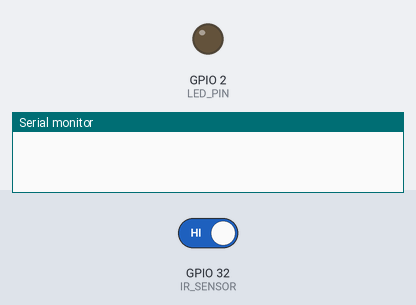
Bench run of a sketch on a simulated ESP32. On the bench: output pins drawn as LEDs (lit = HIGH), the last lines printed to the serial monitor. Inputs (shaded band) come from the test bench; at power-on: GPIO 32 (IR_SENSOR) HIGH.

Above: at 1.2 s.
1.3 s: GPIO 32 (IR_SENSOR) driven LOW
At 2.3 s:
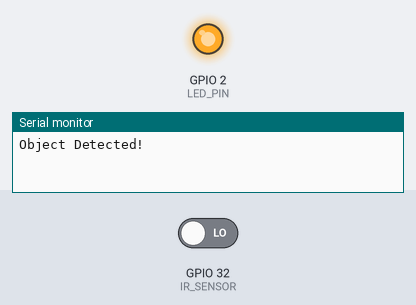
2.8 s: GPIO 32 (IR_SENSOR) driven HIGH
At 3.5 s:
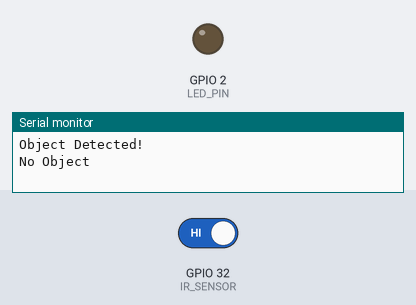
Timing chart, 0 to 5.8 s (numbered marks = the images above; inputs shaded):
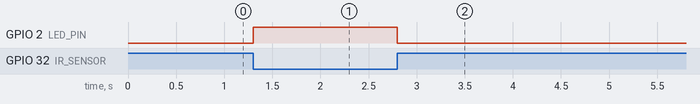

The sketch:

IR_sensor.ino
```cpp
#define IR_SENSOR  32   // KY-033 OUT pin connected to ESP32
#define LED_PIN    2    // Optional onboard LED for indication

bool objectDetected = false;  // Tracks detection state

void setup() {
  Serial.begin(115200);       // Initialize serial communication
  pinMode(IR_SENSOR, INPUT);  // Set IR sensor pin as input
  pinMode(LED_PIN, OUTPUT);   // Set LED pin as output
}

void loop() {
  int irValue = digitalRead(IR_SENSOR); // Read KY-033 output

  if (irValue == LOW) {  // Object detected (KY-033 OUT goes LOW)
    if (!objectDetected) {  // Trigger only once per detection
      Serial.println("Object Detected!");
      digitalWrite(LED_PIN, HIGH);  // Turn LED ON
      objectDetected = true;
      // Additional actions can be added here (motor, buzzer, etc.)
    }
  } else {  // No object detected
    if (objectDetected) {  // Trigger only once when object goes away
      Serial.println("No Object");
      digitalWrite(LED_PIN, LOW);   // Turn LED OFF
      objectDetected = false;
    }
  }

  delay(100); // Small delay to stabilize readings
}
```

Measured:
- after the input at 1.3 s, GPIO 2 (LED_PIN): LOW → HIGH at once
- after the input at 2.8 s, GPIO 2 (LED_PIN): HIGH → LOW at once
